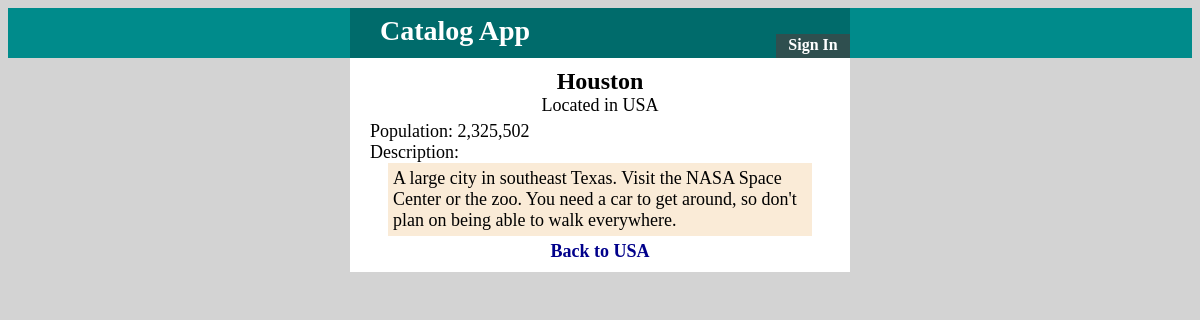
Page /city/1 on the committed database.
### dbsetup.py (models this page shows, shortened)
class City(Base):
    __tablename__ = 'cities'
    id = Column(Integer, primary_key=True)
    name = Column(String(32), nullable=False)
    population = Column(Integer)
    description = Column(String)
    country_id = Column(Integer, ForeignKey('countries.id'))
    country = relationship(Country)
    user_id = Column(Integer, ForeignKey('user.id'))
    user = relationship(User)

class Country(Base):
    __tablename__ = 'countries'
    id = Column(Integer, primary_key=True)
    name = Column(String(32), nullable=False)
    user_id = Column(Integer, ForeignKey('user.id'))
    user = relationship(User)

### cities.py (the view)
@app.route('/city/<int:city_id>')
def cityOne(city_id):
    city = getCity(city_id)
    country = getCountry(city.country_id)
    return render_template('city.html', country=country, city=city,
                           format=format, loggedIn=loggedIn())

### cities.py (called while the page is built)
def getCountry(x):
    try:
        return session.query(Country).filter_by(id=x).one()
    except NoResultFound:
        return None

def getCity(x):
    try:
        return session.query(City).filter_by(id=x).one()
    except NoResultFound:
        return None

def loggedIn():
    return login_session.get('user_id')

### templates/city.html (shortened to what this page needs)
<html>
<head>
  <link rel=stylesheet type=text/css href="{{url_for('static', filename='style.css')}}">
</head>
<body>
<div class='header'>
  <div class='container'>
  <div class='header-title'>
    Catalog App
  </div>
  <div class='login'>
    {% if loggedIn %}
      <a href="{{url_for('gdisconnect')}}">Sign Out</a>
    {% else %}
      <a href="{{url_for('showLogin')}}">Sign In</a>
    {% endif %}
  </div>
</div>
</div>
<div class='wrapper'>
  <div class='title'>{{city.name}}</div>
  <div class='subtitle'>Located in {{country.name}}</div>
<div class='city'>
  Population: {{format(city.population, ',')}}</br>
  Description:</br>
  <div class='description'>
    {{city.description}}
  </div>
</div>
<div class='back'>
  <a href="{{url_for('countryOne', country_id=country.id)}}">Back to {{country.name}}</a>
</div>
</div>
</body>
</html>

### static/style.css (style rules this page uses)
html, body { margin 0; background-color: lightGray; font-family: "Georgia", serif; }
a { color: DarkBlue; font-weight: bold; text-decoration: none; }
.header { background-color: DarkCyan; width: 100%; height: 50px; }
.container { width: 500px; height: 50px; margin: auto; background-color: #006B6B; }
.header-title { float: left; font-weight: bold; font-size: 28px; color: White; padding: 7px 30px; }
.login { float: right; height: 20px; font-size: 16px; background-color: DarkSlateGray; width: 70px; margin: 26px 0px 0px 0px; padding: 2px; text-align: center; }
.login a { color: White; }
.wrapper { background-color: white; width: 460px; margin: auto; padding: 10px 20px; }
.title { font-size: 24px; text-align: center; font-weight: bold; color: black; float: bottom; padding: 0px 0px; }
.subtitle { font-size: 18px; text-align: center; }
.country, .city { font-size: 18px; margin: 5px 0px; }
.description { background-color: AntiqueWhite; margin: auto; padding: 5px; width: 90%; }
.back { font-size: 18px; text-align: center; }

### rows in the picture
City: name "Houston", population "2,325,502", description "A large city in southeast Texas. Visit the NASA Space Center or the zoo. You need a car to get around, so don't plan on being able to walk everywhere."
Country: name "USA"
